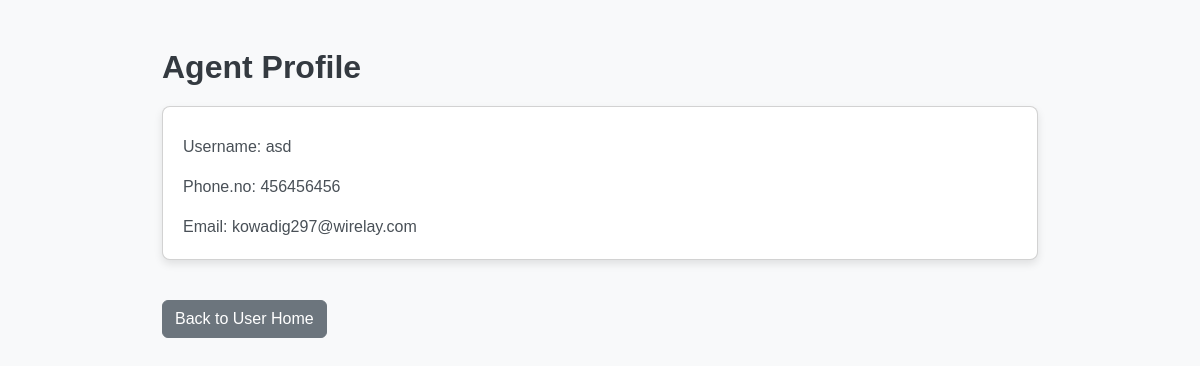
Screenshot of /agent/1/case/ with the database file from the repository.
### agent/models.py (models this page shows)
class Agent(models.Model):
    user = models.ForeignKey(User, on_delete=models.SET_NULL, null=True, blank=True)
    name=models.CharField(max_length=50)
    email=models.EmailField()
    phone = models.CharField(max_length=15)
    address = models.TextField(default="Not provided")
    password=models.TextField()
    is_active = models.BooleanField(default=True)

### agent/views.py (the view)
# urls.py: path('agent/<int:agent_id>/case/', views.agent_profile, name='agent_profile'),
def agent_profile(req, agent_id):
    agent = get_object_or_404(Agent, id=agent_id)
    cases = Case.objects.filter(agent=agent)
    cases_data = []
    for case in cases:
        cases_data.append({
            'case': case,
        })
    return render(req, 'agent/agent_profile.html', {
        'agent': agent,
        'cases_data': cases_data,
    })

### templates/agent/agent_profile.html (shortened to what this page needs)
<!DOCTYPE html>
<html lang="en">
<head>
    <link rel="stylesheet" href="https://cdn.jsdelivr.net/npm/bootstrap@5.3.0/dist/css/bootstrap.min.css">
</head>
<body>
<div class="container mt-5">
    <h2>Agent Profile</h2>
    <div class="card mb-4">
        <div class="card-body">
            <p class="card-text">Username: {{ agent.user.username }}</p>
            <p class="card-text">Phone.no: {{ agent.phone }}</p>
            <p class="card-text">Email: {{ agent.user.email }}</p>
        </div>
    </div>
    <a href="{% url 'user_home' %}" class="btn btn-secondary mt-3">Back to User Home</a>
</div>
</body>
</html>

### templates/agent/agent_profile.html (style rules this page uses)
body { background-color: #f8f9fa; font-family: 'Arial', sans-serif; }
h2 { color: #343a40; font-weight: bold; margin-bottom: 20px; }
.card { background-color: #ffffff; border-radius: 8px; box-shadow: 0 4px 8px rgba(0, 0, 0, 0.1); }
.card-body { padding: 20px; }
.card-text { font-size: 1rem; color: #495057; }
.container { max-width: 900px; }

### rows the page displays
Agent: user.username "asd", phone "456456456", user.email "kowadig297@wirelay.com"
